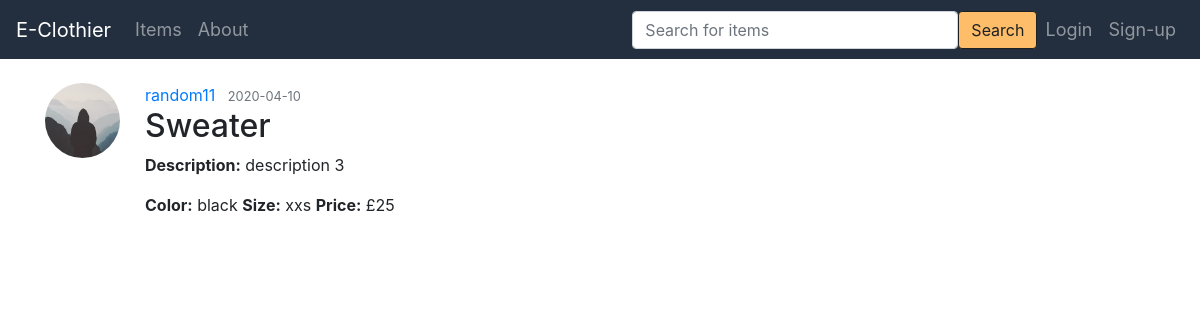
Screenshot of /item/3 with the database file from the repository.
### app/models.py (models this page shows, shortened)
class User(UserMixin, db.Model):
    __tablename__ = "user"
    id = db.Column(db.Integer, primary_key=True)
    name = db.Column(db.Text)
    email = db.Column(db.Text, unique=True)
    password = db.Column(db.Text)
    user_type = db.Column(db.String(10), nullable=False)
    items = db.relationship('Item', backref='author', lazy=True)
    __mapper_args__ = {
        "polymorphic_identity": "user",
        "polymorphic_on": user_type
    }

class Item(db.Model):
    id = db.Column(db.Integer, primary_key=True)
    title = db.Column(db.String(100), nullable=False)
    date_created = db.Column(db.DateTime, nullable=False, default=dt.now)
    content = db.Column(db.Text, nullable=False)
    color = db.Column(db.Text)
    size = db.Column(db.Text)
    price = db.Column(db.Integer, nullable=False)
    user_id = db.Column(db.Integer, db.ForeignKey('user.id'), nullable=False)
    __mapper_args__ = {"polymorphic_identity": "item"}

### app/main/routes.py (the view)
@bp_main.route("/item/<int:item_id>")
def item(item_id):
    item = Item.query.get_or_404(item_id)
    return render_template('item.html', title=item.title, item=item)

### app/templates/item.html (shortened to what this page needs)
{% extends "base.html" %}
{% block content %}
  <article class="media content-section">
    <img class="rounded-circle article-img" src="/static/imgs/default.jpg" style="height: 75px; width: 75px; margin-right: 25px;">
    <div class="media-body">
      <div class="article-metadata">
        <a class="mr-2" href="#">{{ item.author.name }}</a>
        <small class="text-muted">{{ item.date_created.strftime('%Y-%m-%d') }}</small>
          <h2 class="article-title">{{ item.title }}</h2>
            <p class="article-content"><b>Description:</b>  {{ item.content }}</p>
            <p class="article-content"><b>Color:</b> {{ item.color }}  <b>Size:</b>  {{ item.size }}   <b>Price:</b>  £{{ item.price }}</p>
      </div>
    </div>
  </article>
{% endblock content %}

### rows the page displays
User: author.name "random11"
Item: date_created "2020-04-10", title "Sweater", content "description 3", color "black", size "xxs", price "25"
